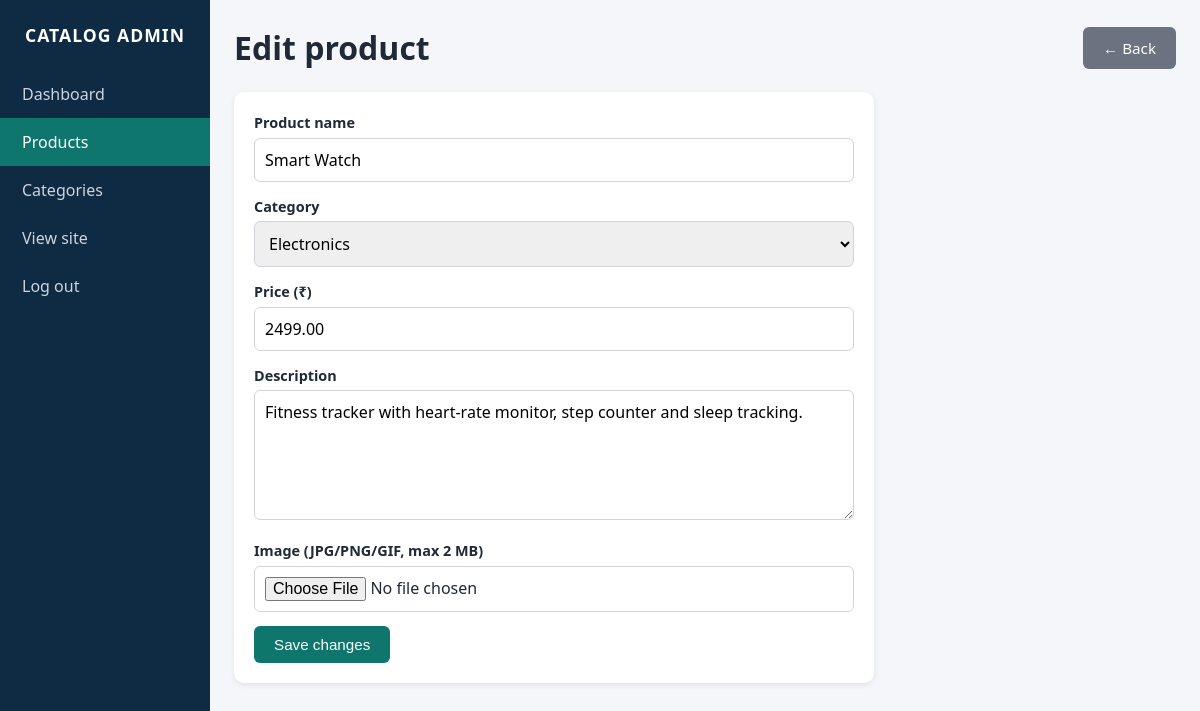
Screenshot of /admin/product_form.php?id=2 (signed in) with the database file from the repository.
### tables this page shows
CREATE TABLE IF NOT EXISTS products (
    id INT AUTO_INCREMENT PRIMARY KEY,
    category_id INT NULL,
    name VARCHAR(150) NOT NULL,
    description TEXT NOT NULL,
    price DECIMAL(10,2) NOT NULL,
    image VARCHAR(255) NULL,
    created_at TIMESTAMP NOT NULL DEFAULT CURRENT_TIMESTAMP,
    FOREIGN KEY (category_id) REFERENCES categories(id) ON DELETE SET NULL
);

CREATE TABLE IF NOT EXISTS categories (
    id INT AUTO_INCREMENT PRIMARY KEY,
    name VARCHAR(100) NOT NULL UNIQUE,
    created_at TIMESTAMP NOT NULL DEFAULT CURRENT_TIMESTAMP
);

### includes/config.php (called while the page is built, shortened)
<?php
function e($text)
{
    return htmlspecialchars((string)$text, ENT_QUOTES, 'UTF-8');
}

### admin/product_form.php (the view, shortened to what this page needs)
<?php
require __DIR__ . '/auth.php';
$id = (int)($_GET['id'] ?? 0);
$editing = $id > 0;
$product = ['name' => '', 'description' => '', 'price' => '', 'category_id' => '', 'image' => ''];
if ($editing) {
    $stmt = $pdo->prepare('SELECT * FROM products WHERE id = :id');
    $stmt->execute([':id' => $id]);
    $found = $stmt->fetch();
    $product = $found;
}
$categories = $pdo->query('SELECT id, name FROM categories ORDER BY name')->fetchAll();
include 'admin_header.php';
?>
<div class="admin-top">
    <h1><?= $editing ? 'Edit product' : 'Add product' ?></h1>
    <a class="btn grey" href="products.php">&larr; Back</a>
</div>
<div class="panel" style="max-width:640px">
    <form method="post" enctype="multipart/form-data">
        <div class="form-row">
            <label for="name">Product name</label>
            <input type="text" id="name" name="name" value="<?= e($product['name']) ?>" required>
        </div>
        <div class="form-row">
            <label for="category_id">Category</label>
            <select id="category_id" name="category_id">
                <?php foreach ($categories as $c): ?>
                    <option value="<?= (int)$c['id'] ?>" <?= (int)$product['category_id'] === (int)$c['id'] ? 'selected' : '' ?>>
                        <?= e($c['name']) ?>
                    </option>
                <?php endforeach; ?>
            </select>
        </div>
        <div class="form-row">
            <label for="price">Price (₹)</label>
            <input type="number" id="price" name="price" step="0.01" min="0" value="<?= e($product['price']) ?>" required>
        </div>
        <div class="form-row">
            <label for="description">Description</label>
            <textarea id="description" name="description" required><?= e($product['description']) ?></textarea>
        </div>
        <div class="form-row">
            <label for="image">Image (JPG/PNG/GIF, max 2 MB)</label>
            <input type="file" id="image" name="image" accept="image/*">
        </div>
        <button class="btn" type="submit"><?= $editing ? 'Save changes' : 'Add product' ?></button>
    </form>
</div>
<?php include 'admin_footer.php'; ?>

### css/style.css (style rules this page uses)
* { margin: 0; padding: 0; box-sizing: border-box; }
body { font-family: "Segoe UI", Arial, sans-serif; background: #f4f6f9; color: #1f2937; line-height: 1.5; }
a { color: #0f766e; text-decoration: none; }
.btn { display: inline-block; padding: 10px 20px; background: #0f766e; color: #fff; border: none; border-radius: 6px; cursor: pointer; font-size: .95rem; }
.btn.grey { background: #6b7280; }
.form-row { margin-bottom: 14px; }
.form-row label { display: block; font-weight: 600; margin-bottom: 4px; font-size: .9rem; }
.form-row input[type=text], .form-row input[type=password], .form-row input[type=number], .form-row select, .form-row textarea, .form-row input[type=file] { width: 100%; padding: 10px; border: 1px solid #d1d5db; border-radius: 6px; font-size: 1rem; font-family: inherit; }
.form-row textarea { min-height: 130px; resize: vertical; }
.admin-top { display: flex; justify-content: space-between; align-items: center; margin-bottom: 20px; flex-wrap: wrap; gap: 10px; }
.panel { background: #fff; padding: 20px; border-radius: 10px; box-shadow: 0 2px 6px rgba(0,0,0,.08); margin-bottom: 20px; }

### rows the page displays
products: name "Smart Watch", category_id "Electronics", price "2499.00", description "Fitness tracker with heart-rate monitor, step counter and sleep tracking."
